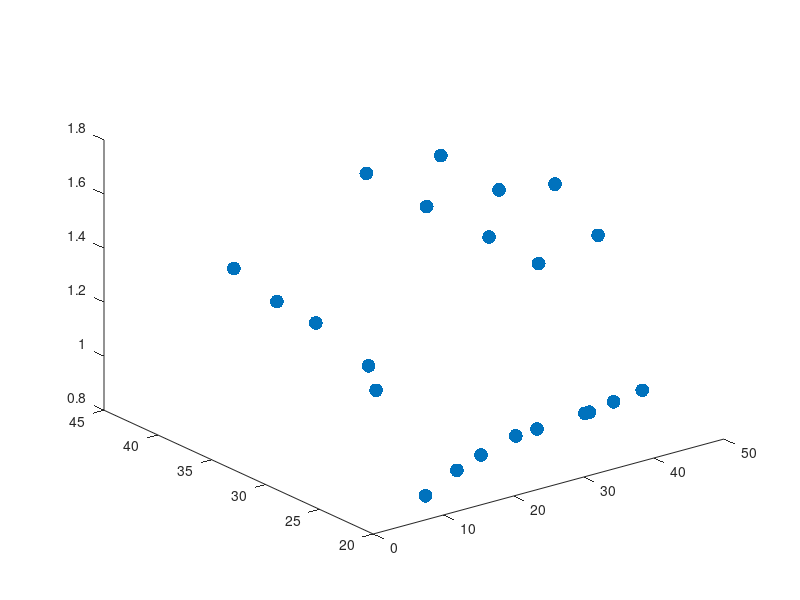

The MATLAB script that drew this image: (Note: this script raises an error after producing the figure.)
% High Salinity Resolution Trials
hs_waterMass = [81.1 55.4 55.6 69.1 38.0 56.6 58.4 60.6 89.7]; % [mL]
hs_saltMass = [0.8 0.8 1.0 1.6 1.0 1.9 2.0 2.3 3.8]; % [g]
hs_temp = 21.5 * ones(size(hs_waterMass)); % [C]
hs_vout = [1.86 1.98 2.04 2.10 2.11 2.13 2.12 2.15 2.18]; % [V]
hs_vin = [2.20 2.18 2.17 2.15 2.15 2.15 2.14 2.14 2.14]; % [V]

hs_salinity = 1000 * hs_saltMass ./ (hs_saltMass + hs_waterMass) % [ppt]
hs_gain = hs_vout ./ hs_vin;

% High Temp Resolution Trials
ht_waterMass = [81.1 81.1 81.1 81.1 81.1 56.6 56.6 56.6 56.6 89.7 89.7 89.7 89.7]; % [mL]
ht_saltMass = [0.8 0.8 0.8 0.8 0.8 1.9 1.9 1.9 1.9 3.8 3.8 3.8 3.8]; % [g]
ht_temp = [26.8 26.1 39.3 35.3 31.7 41.8 36.2 30.4 25.8 40.2 34.8 29.6 25.6]; % [C]
ht_vout = [1.88 1.75 2.04 1.98 1.96 2.23 2.20 2.19 2.17 2.27 2.23 2.40 2.23]; % [V]
ht_vin  = [1.53 1.52 1.50 1.51 1.51 1.48 1.48 1.48 1.48 1.47 1.47 1.47 1.47]; % [V]

ht_salinity = 1000 * ht_saltMass ./ (ht_saltMass + ht_waterMass) % [ppt]
ht_gain = ht_vout ./ ht_vin;


salinity = [hs_salinity ht_salinity];
temp = [hs_temp ht_temp];
gain = [hs_gain ht_gain];
%%
figure(1)
clf
hold on
view(3)
scatter3(salinity, temp, gain, 'filled', 'SizeData', 100)
[X, Y] = meshgrid(linspace(min(salinity), max(salinity), 100), linspace(min(temp), max(temp), 100));
Z = griddata(salinity, temp, gain, X, Y, "cubic");
surf(X, Y, Z);

xlabel("Salinity [ppt]")
ylabel("Temp [C]")
zlabel("Gain")
hold off



